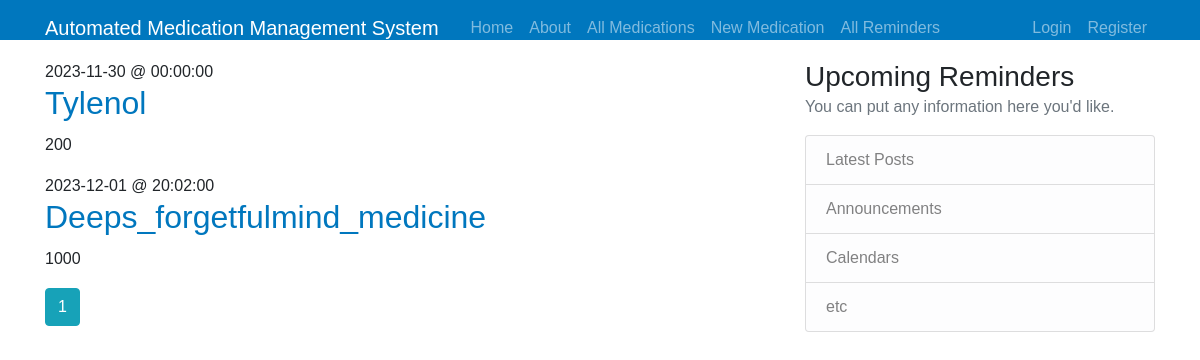
Screenshot of /allMed with the database file from the repository.
### amms/models.py (models this page shows)
class Medication(db.Model):
    id = db.Column(db.Integer, primary_key=True)
    medication_name = db.Column(db.String(250), nullable=False)
    medication_dose = db.Column(db.Integer, nullable=False)
    medication_date = db.Column(db.Date, nullable=False)
    medication_time = db.Column(db.Time, nullable=False)

### amms/medication/routes.py (the view)
@medication.route("/allMed", methods=['GET'])
def home():
    page = request.args.get('page', 1, type=int)
    meds = Medication.query.order_by(Medication.id).paginate(page=page, per_page=5)
    return render_template('meds.html', meds=meds)

### amms/templates/meds.html
{% extends "layout.html" %}
{% block content %}
    {% for med in meds.items %}
        <article class="media content-section">
          <div class="media-body">
            <div class="article-metadata">
              <a class="mr-2">{{ med.medication_date }} @ {{ med.medication_time }}</a>
            </div>
            <h2><a class="article-title">{{ med.medication_name }}</a></h2>
            <p class="article-content">{{ med.medication_dose }}</p>
          </div>
        </article>
    {% endfor %}
    {% for page_num in meds.iter_pages(left_edge=1, right_edge=1, left_current=1, right_current=2) %}
      {% if page_num %}
        {% if meds.page == page_num %}
          <a class="btn btn-info mb-4" href="{{ url_for('medication.home', page=page_num) }}">{{ page_num }}</a>
        {% else %}
          <a class="btn btn-outline-info mb-4" href="{{ url_for('medication.home', page=page_num) }}">{{ page_num }}</a>
        {% endif %}
      {% else %}
        ...
      {% endif %}
    {% endfor %}
{% endblock content %}

### amms/templates/layout.html (shortened to what this page needs)
<!DOCTYPE html>
<html>
<head>
    <link rel="stylesheet" href="https://maxcdn.bootstrapcdn.com/bootstrap/4.0.0/css/bootstrap.min.css">
    <link rel="stylesheet" type="text/css" href="{{ url_for('static', filename='styles.css') }}">
</head>
<body>
    <header class="site-header">
      <nav class="navbar navbar-expand-md navbar-dark bg-steel fixed-top">
        <div class="container">
          <a class="navbar-brand mr-4" href="/">Automated Medication Management System</a>
          <div class="collapse navbar-collapse" id="navbarToggle">
            <div class="navbar-nav mr-auto">
              <a class="nav-item nav-link" href="{{ url_for('main.home') }}">Home</a>
              <a class="nav-item nav-link" href="{{ url_for('main.home') }}">About</a>
              <a class="nav-item nav-link" href="{{ url_for('medication.home') }}">All Medications</a>
              <a class="nav-item nav-link" href="{{ url_for('medication.newMedication') }}">New Medication</a>
              <a class="nav-item nav-link" href="{{ url_for('reminder.reminderHome') }}">All Reminders</a>
            </div>
            <div class="navbar-nav">
              {% if current_user.is_authenticated %}
                <a class="nav-item nav-link" href="{{ url_for('users.account') }}">Account</a>
                <a class="nav-item nav-link" href="{{ url_for('users.logout') }}">Logout</a>
              {% else %}
                <a class="nav-item nav-link" href="{{ url_for('users.login') }}">Login</a>
                <a class="nav-item nav-link" href="{{ url_for('users.register') }}">Register</a>
              {% endif %}
            </div>
          </div>
        </div>
      </nav>
    </header>
    <main role="main" class="container">
      <div class="row">
        <div class="col-md-8">
          {% block content %}{% endblock %}
        </div>
        <div class="col-md-4">
          <div class="content-section">
            <h3>Upcoming Reminders</h3>
            <p class='text-muted'>You can put any information here you'd like.
              <ul class="list-group">
                <li class="list-group-item list-group-item-light">Latest Posts</li>
                <li class="list-group-item list-group-item-light">Announcements</li>
                <li class="list-group-item list-group-item-light">Calendars</li>
                <li class="list-group-item list-group-item-light">etc</li>
              </ul>
            </p>
          </div>
        </div>
      </div>
    </main>
</body>
</html>

### amms/static/styles.css (style rules this page uses)
body { font-family: Arial, sans-serif; margin: 0; padding: 0; }
a { color: #0077be; text-decoration: none; }
header { background-color: #0077be; color: #fff; padding: 20px; }
h1, h2, h3 { margin: 0; }
main { max-width: 800px; margin: 20px auto; padding: 0 20px; }
h2 { color: #0077be; margin-bottom: 10px; }
p { line-height: 1.6; }
li { margin-bottom: 10px; }

### rows the page displays
Medication: medication_date "2023-11-30", medication_time "00:00:00", medication_name "Tylenol", medication_dose "200"
Medication: medication_date "2023-12-01", medication_time "20:02:00", medication_name "Deeps_forgetfulmind_medicine", medication_dose "1000"

### other values shown
{{ page_num }} "1"
